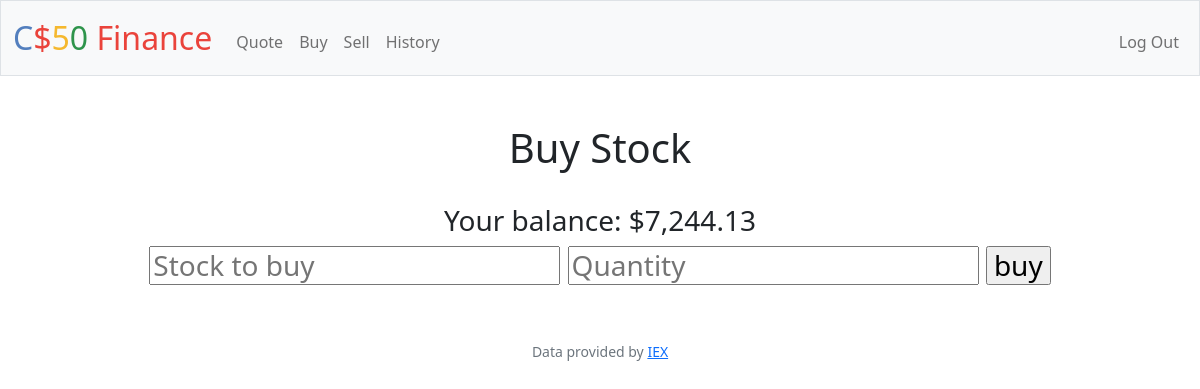
/buy (signed in), run on an earlier commit of the app's database.
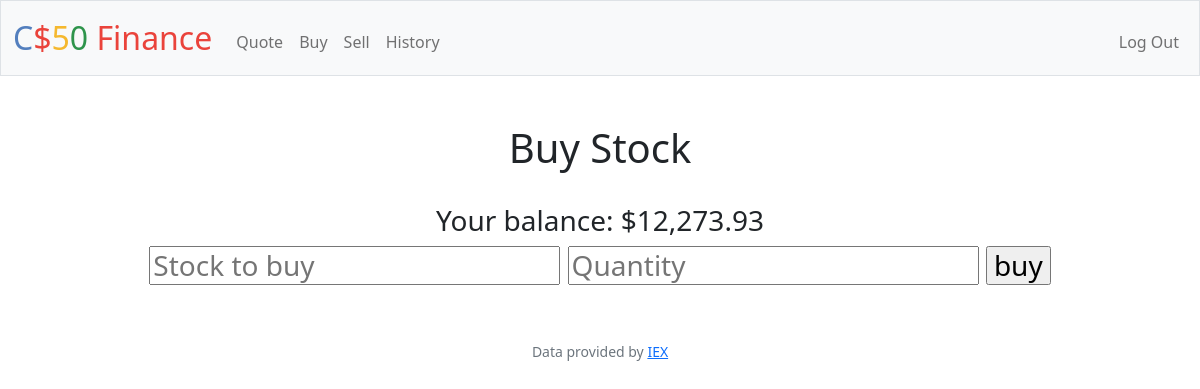
And on a later commit of the database.
### tables this page shows
CREATE TABLE users (id INTEGER PRIMARY KEY AUTOINCREMENT NOT NULL, username TEXT NOT NULL, hash TEXT NOT NULL, cash NUMERIC NOT NULL DEFAULT 10000.00);

### app.py (the view)
@app.route("/buy", methods=["GET", "POST"])
@login_required
def buy():
    balance = db.execute("SELECT cash FROM users WHERE id = ?", session["user_id"])
    """Buy shares of stock"""
    if request.method == "POST":
        stock = lookup(request.form.get("quote"))
        if stock:
            price = float(stock["price"])
            quantity = float(request.form.get("quantity"))
            cost = price * quantity
            print(balance)
            if not cost < float(balance[0]["cash"]):
                return apology("Not enough funds")
            new_balance = float(balance[0]["cash"]) - cost
            stock_check = db.execute("SELECT stock FROM stocks WHERE stock = ? AND person_id =?", stock["symbol"].upper(), session["user_id"])
            db.execute("UPDATE users SET cash = ? where id = ?", new_balance, session["user_id"])
            if not stock_check:
                db.execute("INSERT INTO stocks (stock, person_id, quantity) VALUES(?, ?, ?)",stock["symbol"].upper(), session["user_id"], int(quantity))
                return render_template("buy.html", cash=new_balance)
            current = db.execute("SELECT quantity FROM stocks WHERE stock = ? AND person_id =?", stock["symbol"].upper(), session["user_id"])
            db.execute("UPDATE stocks set quantity = ? WHERE person_id = ?", int(quantity) + current[0]["quantity"], session["user_id"])
            return render_template("buy.html", cash=new_balance)
        else:
            return apology("Stock does not exist")
    else:
        return render_template("buy.html", cash=balance[0]["cash"])

### app.py (called while the page is built)
@app.after_request
def after_request(response):
    response.headers["Cache-Control"] = "no-cache, no-store, must-revalidate"
    response.headers["Expires"] = 0
    response.headers["Pragma"] = "no-cache"
    return response

### helpers.py (called while the page is built)
def login_required(f):
    @wraps(f)
    def decorated_function(*args, **kwargs):
        if session.get("user_id") is None:
            return redirect("/login")
        return f(*args, **kwargs)
    return decorated_function

def usd(value):
    return f"${value:,.2f}"

### templates/buy.html
{% extends "layout.html"%}
{% block main %}
    <h1> Buy Stock </h1>
    <br>
    <form action="/buy" method="post">
        <h3>Your balance: {{ cash | usd }}<h3>
        <input type="text" name="quote" placeholder="Stock to buy" autofocus autocomplete="off">
        <input type="number" min=0 name="quantity" placeholder="Quantity" autocomplete="off">
        <input type="submit" value="buy">
    </form>
{% endblock %}

What changed in the data, as far as the page shows it:
changed users: cash "$7,244.13" → "$12,273.93"
